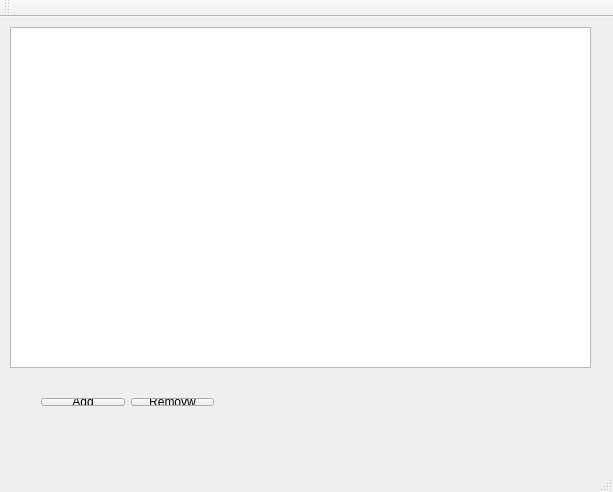
<?xml version="1.0" encoding="UTF-8"?>
<ui version="4.0">
 <class>MainWindow</class>
 <widget class="QMainWindow" name="MainWindow">
  <property name="geometry">
   <rect>
    <x>0</x>
    <y>0</y>
    <width>613</width>
    <height>492</height>
   </rect>
  </property>
  <property name="windowTitle">
   <string>MainWindow</string>
  </property>
  <widget class="QWidget" name="centralWidget">
   <widget class="QTreeView" name="treeView">
    <property name="geometry">
     <rect>
      <x>10</x>
      <y>10</y>
      <width>581</width>
      <height>341</height>
     </rect>
    </property>
   </widget>
   <widget class="QWidget" name="">
    <property name="geometry">
     <rect>
      <x>30</x>
      <y>370</y>
      <width>195</width>
      <height>30</height>
     </rect>
    </property>
    <layout class="QHBoxLayout" name="horizontalLayout">
     <item>
      <widget class="QPushButton" name="pushButton">
       <property name="text">
        <string>Add</string>
       </property>
      </widget>
     </item>
     <item>
      <widget class="QPushButton" name="pushButton_2">
       <property name="text">
        <string>Removw</string>
       </property>
      </widget>
     </item>
    </layout>
   </widget>
  </widget>
  <widget class="QMenuBar" name="menuBar">
   <property name="geometry">
    <rect>
     <x>0</x>
     <y>0</y>
     <width>613</width>
     <height>26</height>
    </rect>
   </property>
  </widget>
  <widget class="QToolBar" name="mainToolBar">
   <attribute name="toolBarArea">
    <enum>TopToolBarArea</enum>
   </attribute>
   <attribute name="toolBarBreak">
    <bool>false</bool>
   </attribute>
  </widget>
  <widget class="QStatusBar" name="statusBar"/>
 </widget>
 <layoutdefault spacing="6" margin="11"/>
 <resources/>
 <connections/>
</ui>
